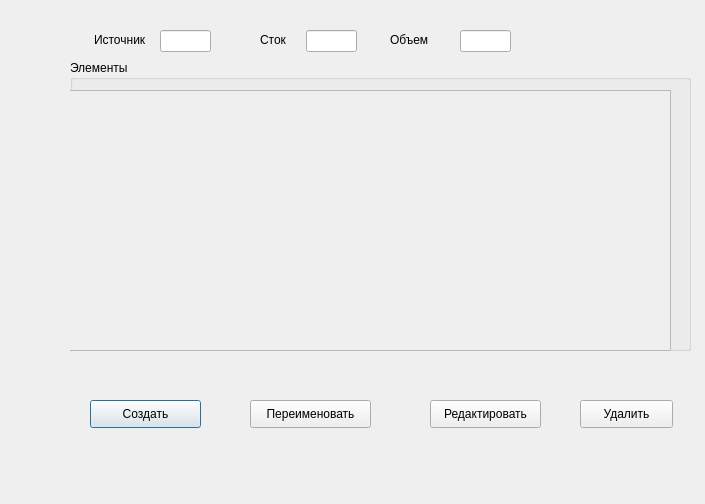
<?xml version="1.0" encoding="UTF-8"?>
<ui version="4.0">
 <class>Dialog</class>
 <widget class="QDialog" name="Dialog">
  <property name="geometry">
   <rect>
    <x>0</x>
    <y>0</y>
    <width>705</width>
    <height>504</height>
   </rect>
  </property>
  <property name="windowTitle">
   <string>Dialog</string>
  </property>
  <widget class="QPushButton" name="pushButton">
   <property name="geometry">
    <rect>
     <x>90</x>
     <y>400</y>
     <width>111</width>
     <height>28</height>
    </rect>
   </property>
   <property name="text">
    <string>Создать</string>
   </property>
  </widget>
  <widget class="QPushButton" name="pushButton_2">
   <property name="geometry">
    <rect>
     <x>250</x>
     <y>400</y>
     <width>121</width>
     <height>28</height>
    </rect>
   </property>
   <property name="text">
    <string>Переименовать</string>
   </property>
  </widget>
  <widget class="QPushButton" name="pushButton_3">
   <property name="geometry">
    <rect>
     <x>430</x>
     <y>400</y>
     <width>111</width>
     <height>28</height>
    </rect>
   </property>
   <property name="text">
    <string>Редактировать</string>
   </property>
  </widget>
  <widget class="QPushButton" name="pushButton_4">
   <property name="geometry">
    <rect>
     <x>580</x>
     <y>400</y>
     <width>93</width>
     <height>28</height>
    </rect>
   </property>
   <property name="text">
    <string>Удалить</string>
   </property>
  </widget>
  <widget class="QGroupBox" name="groupBox">
   <property name="geometry">
    <rect>
     <x>70</x>
     <y>60</y>
     <width>621</width>
     <height>291</height>
    </rect>
   </property>
   <property name="title">
    <string>Элементы</string>
   </property>
   <widget class="QScrollArea" name="scrollArea">
    <property name="geometry">
     <rect>
      <x>-130</x>
      <y>30</y>
      <width>731</width>
      <height>261</height>
     </rect>
    </property>
    <property name="widgetResizable">
     <bool>true</bool>
    </property>
    <widget class="QWidget" name="scrollAreaWidgetContents">
     <property name="geometry">
      <rect>
       <x>0</x>
       <y>0</y>
       <width>729</width>
       <height>259</height>
      </rect>
     </property>
    </widget>
   </widget>
  </widget>
  <widget class="QLineEdit" name="lineEdit">
   <property name="geometry">
    <rect>
     <x>160</x>
     <y>30</y>
     <width>51</width>
     <height>22</height>
    </rect>
   </property>
  </widget>
  <widget class="QLabel" name="label">
   <property name="geometry">
    <rect>
     <x>94</x>
     <y>30</y>
     <width>61</width>
     <height>20</height>
    </rect>
   </property>
   <property name="text">
    <string>Источник</string>
   </property>
  </widget>
  <widget class="QLabel" name="label_2">
   <property name="geometry">
    <rect>
     <x>260</x>
     <y>30</y>
     <width>41</width>
     <height>20</height>
    </rect>
   </property>
   <property name="text">
    <string>Сток</string>
   </property>
  </widget>
  <widget class="QLineEdit" name="lineEdit_2">
   <property name="geometry">
    <rect>
     <x>306</x>
     <y>30</y>
     <width>51</width>
     <height>22</height>
    </rect>
   </property>
  </widget>
  <widget class="QLabel" name="label_3">
   <property name="geometry">
    <rect>
     <x>390</x>
     <y>30</y>
     <width>41</width>
     <height>20</height>
    </rect>
   </property>
   <property name="text">
    <string>Объем</string>
   </property>
  </widget>
  <widget class="QLineEdit" name="lineEdit_3">
   <property name="geometry">
    <rect>
     <x>460</x>
     <y>30</y>
     <width>51</width>
     <height>22</height>
    </rect>
   </property>
  </widget>
 </widget>
 <resources/>
 <connections/>
</ui>
